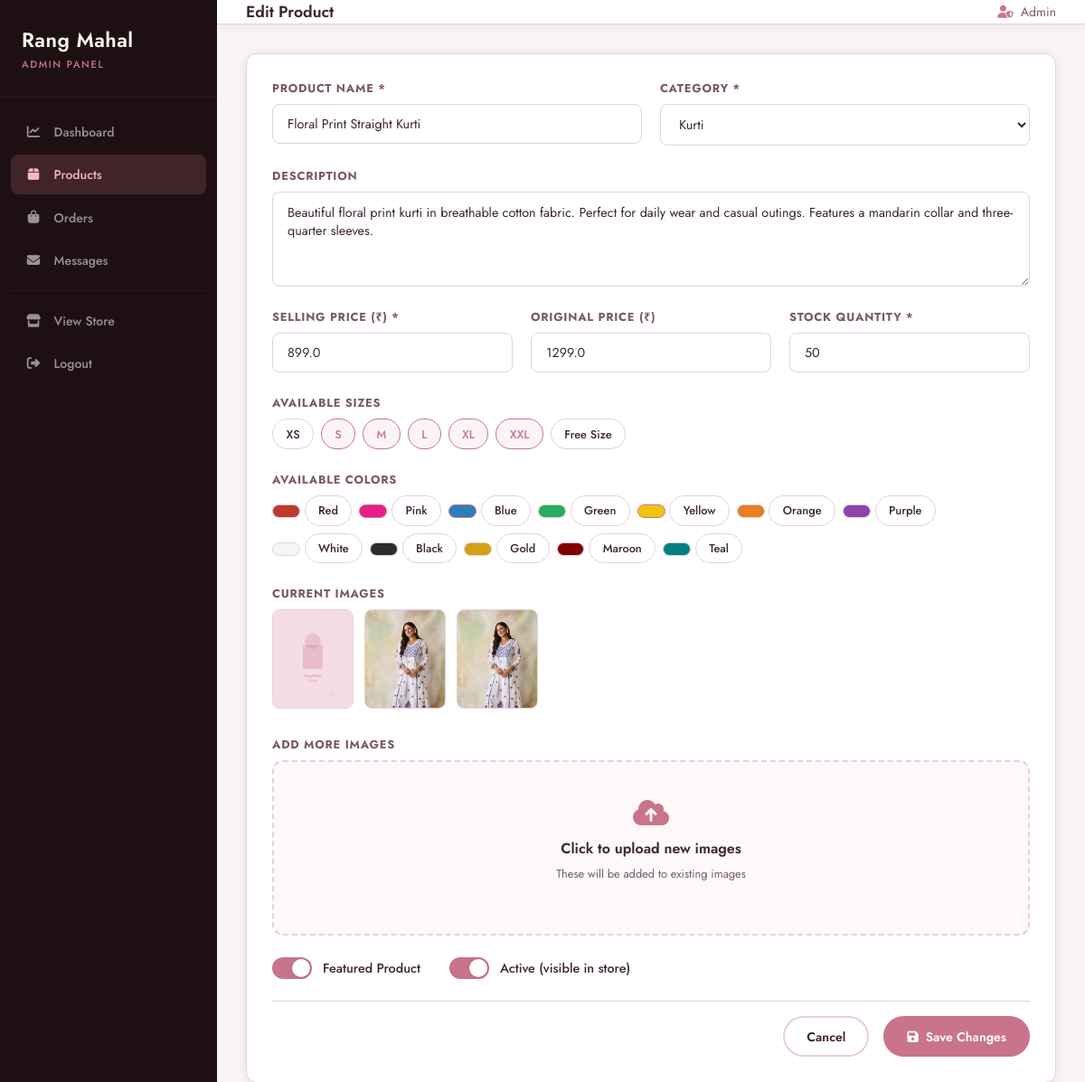
Screenshot of /admin/products/edit/1 (signed in) with the database file from the repository.
### tables this page shows
CREATE TABLE products (
    id INTEGER PRIMARY KEY AUTOINCREMENT,
    name TEXT NOT NULL, description TEXT,
    price REAL NOT NULL, original_price REAL,
    category TEXT NOT NULL, sizes TEXT, colors TEXT, images TEXT,
    stock INTEGER DEFAULT 0, is_featured INTEGER DEFAULT 0,
    is_active INTEGER DEFAULT 1, created_at TEXT DEFAULT (datetime('now'))
);

### app.py (the view, shortened to what this page needs)
@app.route('/admin/products/edit/<int:product_id>', methods=['GET','POST'])
@admin_required
def admin_edit_product(product_id):
    product = enrich(q("SELECT * FROM products WHERE id=?", (product_id,), one=True))
    if not product: return redirect(url_for('admin_products'))
    cats   = ['Kurti','Suit','Sharara','Lehenga','Saree','Anarkali']
    sizes  = ['XS','S','M','L','XL','XXL','Free Size']
    colors = ['Red','Pink','Blue','Green','Yellow','Orange','Purple','White','Black','Gold','Maroon','Teal']
    return render_template('admin/edit_product.html', product=product,
        categories=cats, sizes=sizes, colors=colors)

### app.py (called while the page is built)
def get_db():
    if 'db' not in g:
        g.db = sqlite3.connect(app.config['DATABASE'])
        g.db.row_factory = sqlite3.Row
    return g.db

def q(sql, args=(), one=False, commit=False):
    db = get_db()
    cur = db.execute(sql, args)
    if commit:
        db.commit()
        return cur.lastrowid
    return (cur.fetchone() if one else cur.fetchall())

def enrich(p):
    if not p: return None
    p = dict(p)
    p['images_list'] = _jlist(p.get('images'))
    p['sizes_list']  = _jlist(p.get('sizes'))
    p['colors_list'] = _jlist(p.get('colors'))
    row = q("SELECT AVG(rating) as a, COUNT(*) as c FROM reviews WHERE product_id=?", (p['id'],), one=True)
    p['avg_rating']   = round(row['a'] or 0, 1)
    p['review_count'] = row['c'] or 0
    return p

def _jlist(v):
    try: return json.loads(v) if v else []
    except: return []

def admin_required(f):
    @wraps(f)
    def wrapped(*a, **kw):
        if not session.get('is_admin'):
            flash('Admin access required.', 'danger')
            return redirect(url_for('login'))
        return f(*a, **kw)
    return wrapped

@app.context_processor
def globals():
    cart  = session.get('cart', {})
    cc    = sum(i['quantity'] for i in cart.values())
    wc    = 0
    if 'user_id' in session:
        row = q("SELECT COUNT(*) c FROM wishlist WHERE user_id=?", (session['user_id'],), one=True)
        wc  = row['c'] if row else 0
    return dict(cart_count=cc, wishlist_count=wc)

### templates/admin/edit_product.html (shortened to what this page needs)
{% extends "admin/base_admin.html" %}
{% block page_title %}Edit Product{% endblock %}
{% block content %}
<div class="admin-card">
    <form action="{{ url_for('admin_edit_product', product_id=product.id) }}" method="POST" enctype="multipart/form-data" class="admin-form">
        <div class="form-grid-2">
            <div class="form-group">
                <label class="form-label">Product Name *</label>
                <input type="text" name="name" required class="form-input" value="{{ product.name }}">
            </div>
            <div class="form-group">
                <label class="form-label">Category *</label>
                <select name="category" required class="form-input">
                    {% for cat in categories %}
                    <option value="{{ cat }}" {% if product.category == cat %}selected{% endif %}>{{ cat }}</option>
                    {% endfor %}
                </select>
            </div>
        </div>
        <div class="form-group">
            <label class="form-label">Description</label>
            <textarea name="description" class="form-input" rows="4">{{ product.description }}</textarea>
        </div>
        <div class="form-grid-3">
            <div class="form-group">
                <label class="form-label">Selling Price (₹) *</label>
                <input type="number" name="price" required min="0" step="0.01" class="form-input" value="{{ product.price }}">
            </div>
            <div class="form-group">
                <label class="form-label">Original Price (₹)</label>
                <input type="number" name="original_price" min="0" step="0.01" class="form-input" value="{{ product.original_price or '' }}">
            </div>
            <div class="form-group">
                <label class="form-label">Stock Quantity *</label>
                <input type="number" name="stock" required min="0" class="form-input" value="{{ product.stock }}">
            </div>
        </div>
        <div class="form-group">
            <label class="form-label">Available Sizes</label>
            <div class="checkbox-grid">
                {% for size in sizes %}
                <label class="checkbox-chip">
                    <span>{{ size }}</span>
                </label>
                {% endfor %}
            </div>
        </div>
        <div class="form-group">
            <label class="form-label">Available Colors</label>
            <div class="checkbox-grid">
                {% set color_map = {'Red':'#c0392b','Pink':'#e91e8c','Blue':'#2980b9','Green':'#27ae60','Yellow':'#f1c40f','Orange':'#e67e22','Purple':'#8e44ad','White':'#f5f5f5','Black':'#2c2c2c','Gold':'#d4a017','Maroon':'#800000','Teal':'#008080'} %}
                {% for color in colors %}
                <label class="checkbox-chip color-checkbox-chip">
                    <span class="color-swatch-sm" style="background:{{ color_map.get(color,'#999') }}"></span>
                    <span>{{ color }}</span>
                </label>
                {% endfor %}
            </div>
        </div>
        {% if product.images_list %}
        <div class="form-group">
            <label class="form-label">Current Images</label>
            <div class="current-images-grid">
                {% for img in product.images_list %}
                <div class="current-img-thumb">
                    <img src="{{ url_for('static', filename=img.replace('/static/', '')) }}"
                         onerror="this.src='/static/images/placeholder.svg'" alt="Product image">
                </div>
                {% endfor %}
            </div>
        </div>
        {% endif %}
        <div class="form-group">
            <label class="form-label">Add More Images</label>
            <div class="image-upload-area">
                <div class="upload-placeholder" onclick="document.getElementById('imageInput2').click()">
                    <i class="fas fa-cloud-upload-alt"></i>
                    <p>Click to upload new images</p>
                    <small>These will be added to existing images</small>
                </div>
                <div class="image-previews" id="imagePreviews2"></div>
            </div>
        </div>
        <div class="form-group toggles-row">
            <label class="toggle-label">
                <span class="toggle-switch"></span>
                <span>Featured Product</span>
            </label>
            <label class="toggle-label">
                <span class="toggle-switch"></span>
                <span>Active (visible in store)</span>
            </label>
        </div>
        <div class="form-actions">
            <a href="{{ url_for('admin_products') }}" class="btn btn-outline">Cancel</a>
            <button type="submit" class="btn btn-primary">
                <i class="fas fa-save"></i> Save Changes
            </button>
        </div>
    </form>
</div>
{% endblock %}

### static/css/admin.css (style rules this page uses)
:root { --admin-sidebar: #1e1012; --admin-sidebar-hover: rgba(201,116,138,0.12); --admin-accent: #c9748a; --admin-gold: #c9973a; --admin-bg: #f8f4f5; --admin-white: #ffffff; --admin-border: #e8d0d5; --admin-text: #3d2530; --admin-text-light: #7a5a63; --admin-shadow: 0 2px 12px rgba(30,16,18,0.08); --admin-radius: 12px; --admin-font: 'Jost', system-ui, sans-serif; }
*, *::before, *::after { box-sizing: border-box; margin: 0; padding: 0; }
html, body { height: 100%; }
body.admin-body { font-family: var(--admin-font); background: var(--admin-bg); color: var(--admin-text); display: flex; -webkit-font-smoothing: antialiased; }
.admin-card { background: var(--admin-white); border-radius: var(--admin-radius); border: 1px solid var(--admin-border); box-shadow: var(--admin-shadow); overflow: hidden; margin-bottom: 1.5rem; }
.admin-form { display: flex; flex-direction: column; gap: 1.5rem; padding: 1.75rem; }
.form-group { display: flex; flex-direction: column; gap: .5rem; }
.form-grid-2 { display: grid; grid-template-columns: 1fr 1fr; gap: 1.25rem; }
.form-grid-3 { display: grid; grid-template-columns: 1fr 1fr 1fr; gap: 1.25rem; }
.form-label { font-size: .8rem; font-weight: 700; letter-spacing: .06em; text-transform: uppercase; color: var(--admin-text-light); }
.form-input { border: 1.5px solid var(--admin-border); border-radius: 8px; padding: .7rem 1rem; font-size: .9rem; outline: none; font-family: var(--admin-font); color: var(--admin-text); background: var(--admin-white); transition: border-color .2s ease; }
.checkbox-grid { display: flex; flex-wrap: wrap; gap: .5rem; }
.checkbox-chip { cursor: pointer; }
.checkbox-chip span { display: inline-flex; align-items: center; gap: .4rem; padding: .4rem .9rem; border: 1.5px solid var(--admin-border); border-radius: 2rem; font-size: .8rem; font-weight: 500; transition: all .2s ease; }
.checkbox-chip input:checked + span, .checkbox-chip:hover span { border-color: var(--admin-accent); background: rgba(201,116,138,.08); color: var(--admin-accent); }
.color-swatch-sm { display: inline-block; width: 14px; height: 14px; border-radius: 50%; border: 1px solid rgba(0,0,0,.1); vertical-align: middle; }
.image-upload-area { border: 2px dashed var(--admin-border); border-radius: var(--admin-radius); background: #fdf8f9; transition: border-color .2s ease; }
.upload-placeholder { padding: 2.5rem; text-align: center; cursor: pointer; }
.upload-placeholder i { font-size: 2rem; color: var(--admin-accent); margin-bottom: .75rem; }
.upload-placeholder p { font-weight: 600; color: var(--admin-text); margin-bottom: .25rem; }
.upload-placeholder small { color: var(--admin-text-light); font-size: .8rem; }
.image-previews { display: flex; flex-wrap: wrap; gap: .75rem; padding: 0 1rem 1rem; }
.current-images-grid { display: flex; flex-wrap: wrap; gap: .75rem; }
.current-img-thumb img { width: 90px; height: 110px; object-fit: cover; border-radius: 8px; border: 1px solid var(--admin-border); }
.toggle-label { display: flex; align-items: center; gap: .75rem; cursor: pointer; font-size: .9rem; font-weight: 500; }
.toggle-switch { width: 44px; height: 24px; background: #d1d5db; border-radius: 2rem; position: relative; transition: background .2s ease; flex-shrink: 0; }
.toggle-switch::after { content: ''; position: absolute; top: 2px; left: 2px; width: 20px; height: 20px; border-radius: 50%; background: white; transition: transform .2s ease; box-shadow: 0 1px 4px rgba(0,0,0,.15); }
.toggle-label input:checked + .toggle-switch { background: var(--admin-accent); }
.toggle-label input:checked + .toggle-switch::after { transform: translateX(20px); }
.toggles-row { flex-direction: row; gap: 2rem; }
.form-actions { display: flex; justify-content: flex-end; gap: 1rem; padding-top: 1rem; border-top: 1px solid var(--admin-border); }
.btn { display: inline-flex; align-items: center; justify-content: center; gap: .5rem; padding: .65rem 1.5rem; border-radius: 2rem; font-size: .875rem; font-weight: 600; cursor: pointer; transition: all .2s ease; text-decoration: none; border: 2px solid transparent; white-space: nowrap; font-family: var(--admin-font); }
.btn-primary { background: var(--admin-accent); color: white; border-color: var(--admin-accent); }
.btn-outline { background: transparent; color: var(--admin-text); border-color: var(--admin-border); }

### rows the page displays
products: name "Floral Print Straight Kurti", category "Kurti", description "Beautiful floral print kurti in breathable cotton fabric. Perfect for daily wear and casual outings. Features a mandarin collar and three-quarter sleeves.", price "899.0", original_price "1299.0", stock "50"

### other values shown
{{ session.user_name }} "Admin"
{{ size }} "XS" "S" "M" "L" "XL" "XXL" "Free Size"
{{ color }} "Red" "Pink" "Blue" "Green" "Yellow" "Orange" "Purple" "White" "Black" "Gold" "Maroon" "Teal"
